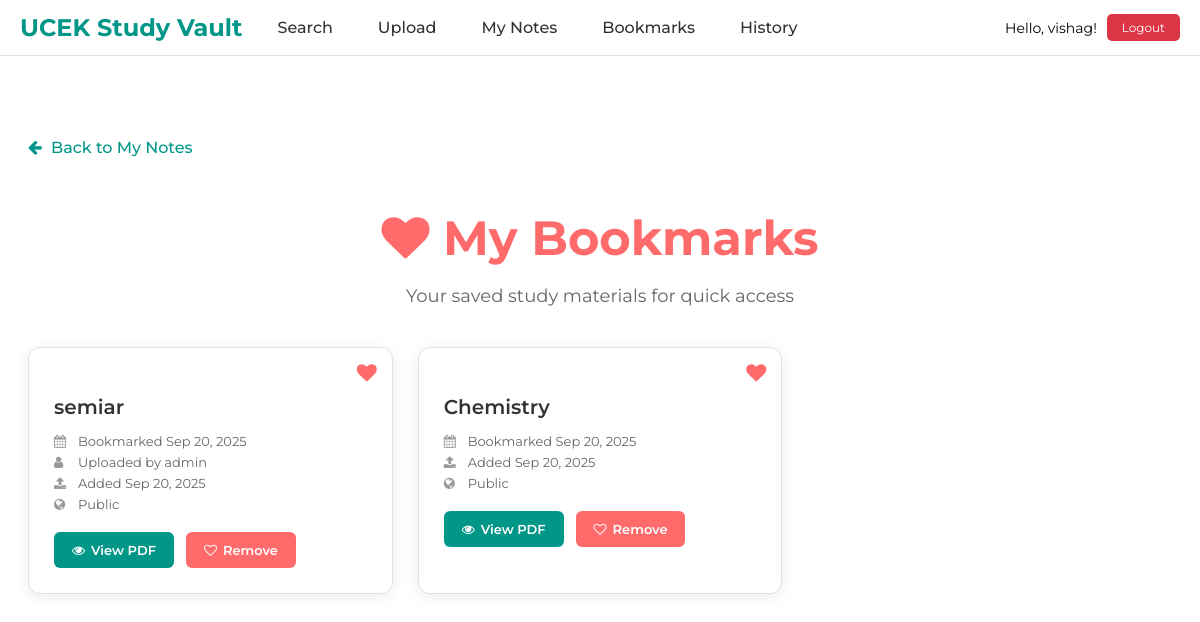
The page /bookmarks/ (signed in) on the database its author committed.
### pdfmanager/models.py (models this page shows, shortened)
class Bookmark(models.Model):
    user = models.ForeignKey(User, on_delete=models.CASCADE)
    pdf_document = models.ForeignKey(PDFDocument, on_delete=models.CASCADE)
    bookmarked_at = models.DateTimeField(auto_now_add=True)
    class Meta:
        unique_together = ('user', 'pdf_document')
        ordering = ['-bookmarked_at']

class PDFDocument(models.Model):
    name = models.CharField(max_length=255)
    file = models.FileField(upload_to='pdfs/')
    author = models.ForeignKey(User, on_delete=models.CASCADE, null=True, blank=True)
    is_private = models.BooleanField(default=False)
    created_at = models.DateTimeField(auto_now_add=True, null=True, blank=True)
    updated_at = models.DateTimeField(auto_now=True, null=True, blank=True)
    class Meta:
        ordering = ['-created_at']

### pdfmanager/views.py (the view)
# urls.py: path('bookmarks/', views.bookmarks, name='bookmarks'),
@login_required
def bookmarks(request):
    bookmarks = Bookmark.objects.filter(user=request.user).order_by('-bookmarked_at')
    return render(request, 'pdfmanager/bookmarks.html', {'bookmarks': bookmarks})

### pdfmanager/templates/pdfmanager/bookmarks.html (shortened to what this page needs)
{% extends 'base.html' %}
{% load static %}
{% block content %}
<div class="bookmarks-container">
    <a href="{% url 'my_notes' %}" class="back-link">
        <i class="fa fa-arrow-left"></i> Back to My Notes
    </a>
    <div class="page-header">
        <h1><i class="fa fa-heart"></i> My Bookmarks</h1>
        <p>Your saved study materials for quick access</p>
    </div>
    {% if bookmarks %}
        <div class="bookmarks-grid">
            {% for bookmark in bookmarks %}
                <div class="bookmark-card">
                    <i class="fa fa-heart bookmark-icon"></i>
                    <h3>{{ bookmark.pdf_document.name }}</h3>
                    <div class="bookmark-meta">
                        <div class="meta-row">
                            <i class="fa fa-calendar"></i>
                            <span>Bookmarked {{ bookmark.bookmarked_at|date:"M d, Y" }}</span>
                        </div>
                        {% if bookmark.pdf_document.author %}
                        <div class="meta-row">
                            <i class="fa fa-user"></i>
                            <span>Uploaded by {{ bookmark.pdf_document.author.first_name|default:bookmark.pdf_document.author.username }}</span>
                        </div>
                        {% endif %}
                        <div class="meta-row">
                            <i class="fa fa-upload"></i>
                            <span>Added {{ bookmark.pdf_document.created_at|date:"M d, Y" }}</span>
                        </div>
                        <div class="meta-row">
                            <i class="{% if bookmark.pdf_document.is_private %}fa fa-lock{% else %}fa fa-globe{% endif %}"></i>
                            <span>{% if bookmark.pdf_document.is_private %}Private{% else %}Public{% endif %}</span>
                        </div>
                    </div>
                    <div class="bookmark-actions">
                        <a href="{{ bookmark.pdf_document.file.url }}" target="_blank" class="btn btn-primary">
                            <i class="fa fa-eye"></i> View PDF
                        </a>
                        <a href="{% url 'remove_bookmark' bookmark.pdf_document.id %}"
                           class="btn btn-danger"
                           onclick="return confirm('Remove this bookmark?')">
                            <i class="fa fa-heart-o"></i> Remove
                        </a>
                    </div>
                </div>
            {% endfor %}
        </div>
    {% endif %}
</div>
{% endblock %}

### pdfmanager/templates/base.html (shortened to what this page needs)
{% load static %}
<!DOCTYPE html>
<html lang="en">
<head>
    <link rel="stylesheet" href="https://cdnjs.cloudflare.com/ajax/libs/font-awesome/4.0.3/css/font-awesome.css">
</head>
<body>
    <nav class="nav-bar">
        <div class="nav-left">
            <a href="{% url 'search_pdfs' %}" class="nav-logo">UCEK Study Vault</a>
            <div class="nav-links">
                <a href="{% url 'search_pdfs' %}">Search</a>
                <a href="{% url 'upload_pdf' %}">Upload</a>
                {% if user.is_authenticated %}
                    <a href="{% url 'my_notes' %}">My Notes</a>
                    <a href="{% url 'bookmarks' %}">Bookmarks</a>
                    <a href="{% url 'search_history' %}">History</a>
                {% endif %}
            </div>
        </div>
        <div class="nav-right">
            {% if user.is_authenticated %}
                <div class="user-info">
                    <span>Hello, {{ user.first_name|default:user.username }}!</span>
                    <a href="{% url 'logout' %}" class="logout-btn">Logout</a>
                </div>
            {% else %}
                <a href="{% url 'account_login' %}" class="login-btn">
                    <i class="fa fa-google"></i> Sign in with Google
                </a>
            {% endif %}
        </div>
    </nav>
    {% block content %}{% endblock %}
</body>
</html>

### pdfmanager/templates/base.html (style rules this page uses)
.nav-bar { position: fixed; top: 0; left: 0; right: 0; background: rgba(255, 255, 255, 0.95); backdrop-filter: blur(10px); border-bottom: 1px solid #e0e0e0; z-index: 1000; padding: 10px 20px; display: flex; justify-content: space-between; align-items: center; }
.nav-left { display: flex; align-items: center; gap: 20px; }
.nav-logo { font-size: 24px; font-weight: bold; color: #009688; text-decoration: none; font-family: "Montserrat", sans-serif; }
.nav-links { display: flex; gap: 15px; align-items: center; }
.nav-links a { text-decoration: none; color: #333; font-family: "Montserrat", sans-serif; font-weight: 500; padding: 8px 15px; border-radius: 5px; transition: background-color 0.3s; }
.nav-right { display: flex; align-items: center; gap: 15px; }
.user-info { display: flex; align-items: center; gap: 10px; font-family: "Montserrat", sans-serif; font-size: 14px; }
.logout-btn { background-color: #dc3545; color: white !important; padding: 6px 15px; border-radius: 5px; text-decoration: none; font-size: 12px; font-family: "Montserrat", sans-serif; }
body { padding-top: 60px; }

### pdfmanager/templates/pdfmanager/bookmarks.html (style rules this page uses)
.bookmarks-container { max-width: 1200px; margin: 50px auto; padding: 20px; font-family: "Montserrat", sans-serif; }
.page-header { text-align: center; margin-bottom: 40px; }
.page-header h1 { color: #ff6b6b; font-size: 48px; font-weight: bold; margin-bottom: 10px; }
.page-header p { font-size: 18px; color: #666; }
.bookmarks-grid { display: grid; grid-template-columns: repeat(auto-fill, minmax(350px, 1fr)); gap: 25px; margin-top: 30px; }
.bookmark-card { background: white; border: 1px solid #e0e0e0; border-radius: 12px; padding: 25px; transition: all 0.3s ease; position: relative; box-shadow: 0 3px 15px rgba(0,0,0,0.08); }
.bookmark-card .bookmark-icon { position: absolute; top: 15px; right: 15px; color: #ff6b6b; font-size: 20px; }
.bookmark-card h3 { color: #333; margin-bottom: 12px; font-size: 20px; font-weight: 600; padding-right: 35px; line-height: 1.4; }
.bookmark-meta { color: #666; font-size: 13px; margin-bottom: 20px; display: flex; flex-direction: column; gap: 5px; }
.bookmark-meta .meta-row { display: flex; align-items: center; gap: 8px; }
.bookmark-meta i { width: 16px; color: #999; }
.bookmark-actions { display: flex; gap: 12px; margin-top: 20px; }
.btn { padding: 10px 18px; border: none; border-radius: 6px; cursor: pointer; text-decoration: none; font-size: 13px; font-weight: 600; transition: all 0.3s ease; display: inline-flex; align-items: center; gap: 6px; }
.btn-primary { background-color: #009688; color: white; }
.btn-danger { background-color: #ff6b6b; color: white; }
.back-link { display: inline-block; margin-bottom: 20px; color: #009688; text-decoration: none; font-weight: 500; }
.back-link i { margin-right: 5px; }

### rows shown on the page
Bookmark: pdf_document.name "semiar", bookmarked_at "Sep 20, 2025", pdf_document.author.first_name "admin", pdf_document.created_at "Sep 20, 2025", shows "Public"
Bookmark: pdf_document.name "Chemistry", bookmarked_at "Sep 20, 2025", pdf_document.created_at "Sep 20, 2025", shows "Public"

### other values the page prints
{{ user.first_name|default:user.username }} "vishag"
